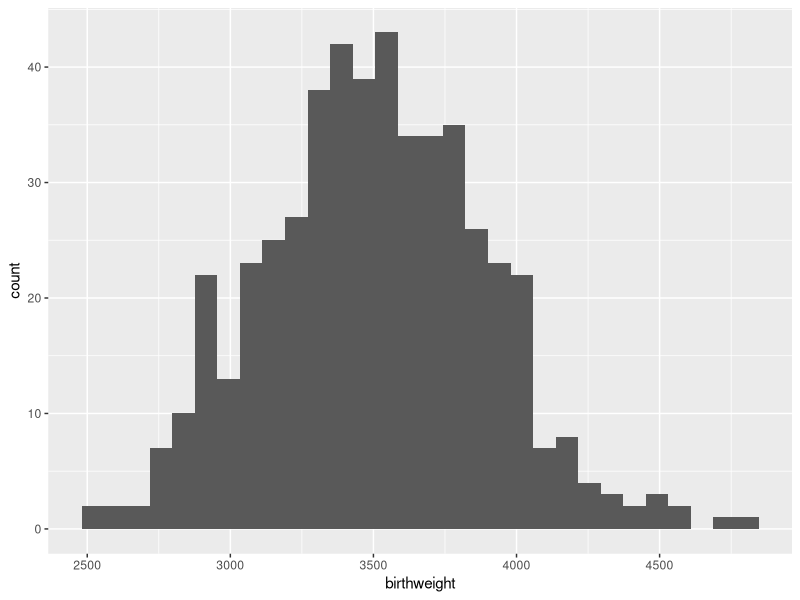
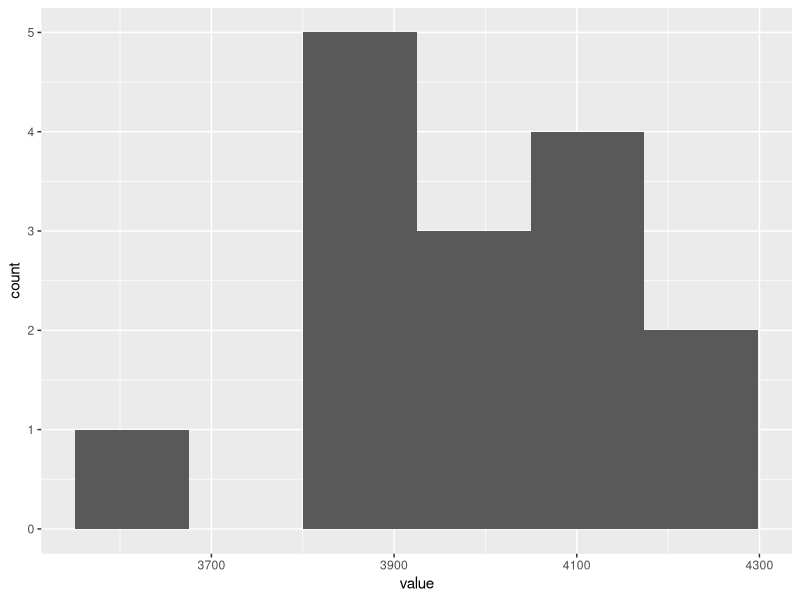
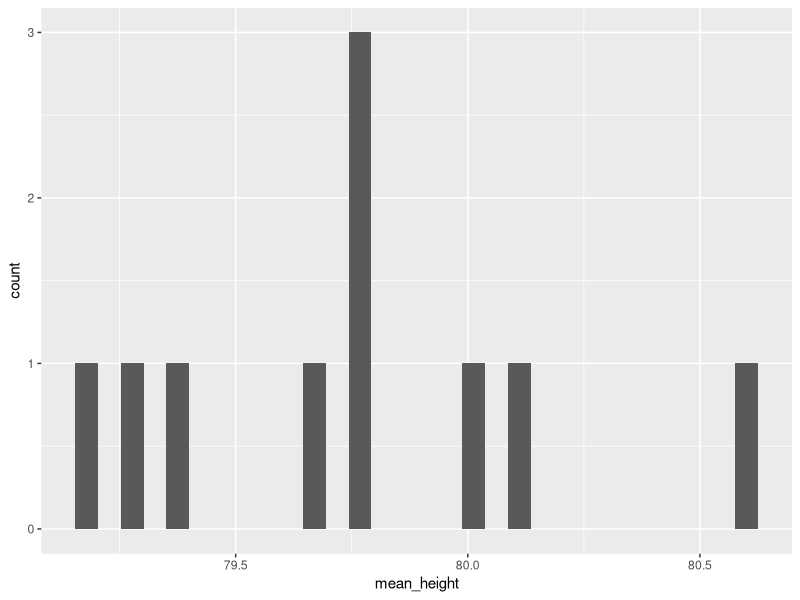
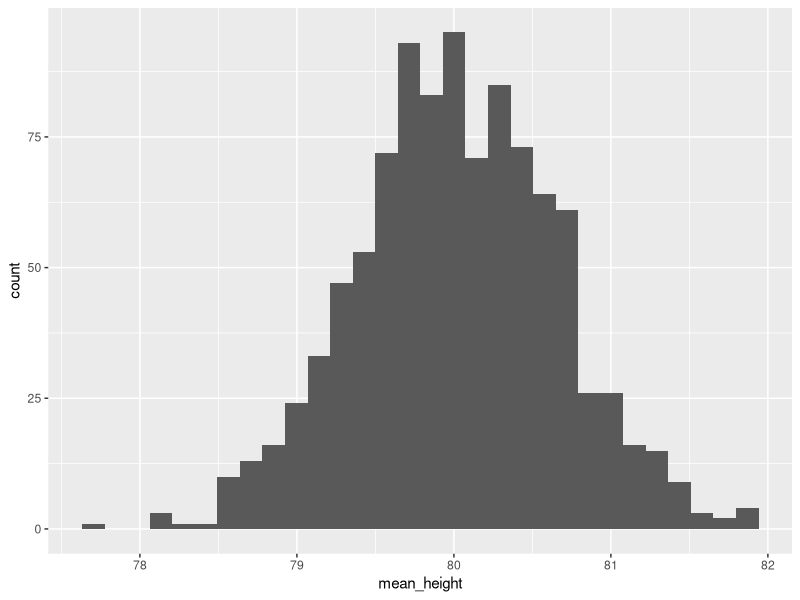

These figures' R source, in order:
## ---- chunk 1
knitr::opts_chunk$set(include = FALSE)
## ---- chunk 2
 # set.seed(853)
 # bws <- rnorm(1:500, mean = 3500, sd = 400)
 # db <- tibble(baby_id = 1:500, birthweight = round(bws))
 # write_csv(db, here("data/birthweight.csv"))

library(tidyverse)
library(here)

db <- read_csv(here("data/birthweight.csv"))

db %>% 
  ggplot(aes(birthweight)) + geom_histogram()

db %>% 
  summarize(mean(birthweight),
            sd(birthweight),
            median(birthweight))

max(db$birthweight) - min(db$birthweight)

mean_bw <- mean(db$birthweight)
sd_bw <- sd(db$birthweight)

pnorm(2500, mean = mean_bw, sd = sd_bw)
1-pnorm(3700, mean = mean_bw, sd = sd_bw)
pnorm(3500, mean = mean_bw, sd = sd_bw) - pnorm(3400, mean = mean_bw, sd = sd_bw)


(4000 - mean_bw)/sd_bw

0.13*sd_bw+ mean_bw

# how I got the last question
set.seed(098)
bws <- round(rnorm(15, mean = 4000, sd =200))

## ---- chunk 3
tibble(birthweight = bws) %>% kableExtra::kable(booktabs = TRUE)
## ---- chunk 4
# mean and SD are pretty different
as_tibble(bws) %>% 
  summarise(mean(value), sd(value))

# hard to see with histogram but seems like it's centered at something higher
ggplot(as_tibble(bws), aes(value)) + geom_histogram(bins = 6)

# these are pretty different from 0 and 1
z_scores <- (bws - mean_bw)/sd_bw
mean(z_scores)
sd(z_scores)

# probability of seeing something as extreme as the mean based on the original distribution is 20%
(1-pnorm((mean(bws) - mean_bw)/sd_bw))*2

# there's no one right answer here, they should conclude they are probably unlikely to come from the same distribution
# and do a few calculations

## ---- chunk 5
possible_outcomes <- c(1,0)
set.seed(675)
samp <- sample(possible_outcomes, 100, replace = TRUE, prob = c(0.8, 0.2))
prop <- mean(samp)
se <- sqrt(prop*(1-prop)/100)
se
lower <- prop - 1.96*se
upper <- prop + 1.96*se
lower; upper

lower <- prop - abs(qnorm(0.05))*se
upper <- prop + abs(qnorm(0.05))*se
lower; upper
## ---- chunk 6
n <- 20
mu <- 80
sigma <- 3
n_experiments <- 10

set.seed(853)
child_heights <- tibble()
for(i in 1:n_experiments){
  child_heights <- bind_rows(child_heights, tibble(experiment = i, child = 1:n, height = rnorm(n, mu, sigma)))
}


child_heights %>% 
  group_by(experiment) %>% 
  summarise(mean_height = mean(height),
            sd_height = sd(height)) %>% 
  ggplot(aes(mean_height)) + geom_histogram()

n_experiments <- 1000

set.seed(853)
child_heights <- tibble()
for(i in 1:n_experiments){
  child_heights <- bind_rows(child_heights, tibble(experiment = i, child = 1:n, height = rnorm(n, mu, sigma)))
}


child_heights %>% 
  group_by(experiment) %>% 
  summarise(mean_height = mean(height)) %>% 
  ggplot(aes(mean_height)) + geom_histogram()


x_bar <- 80.5
sd <- 2.4
se <- 2.4/sqrt(10)

t_score <- (87 - x_bar)/se

pt(-1*t_score, df = 9)*2
